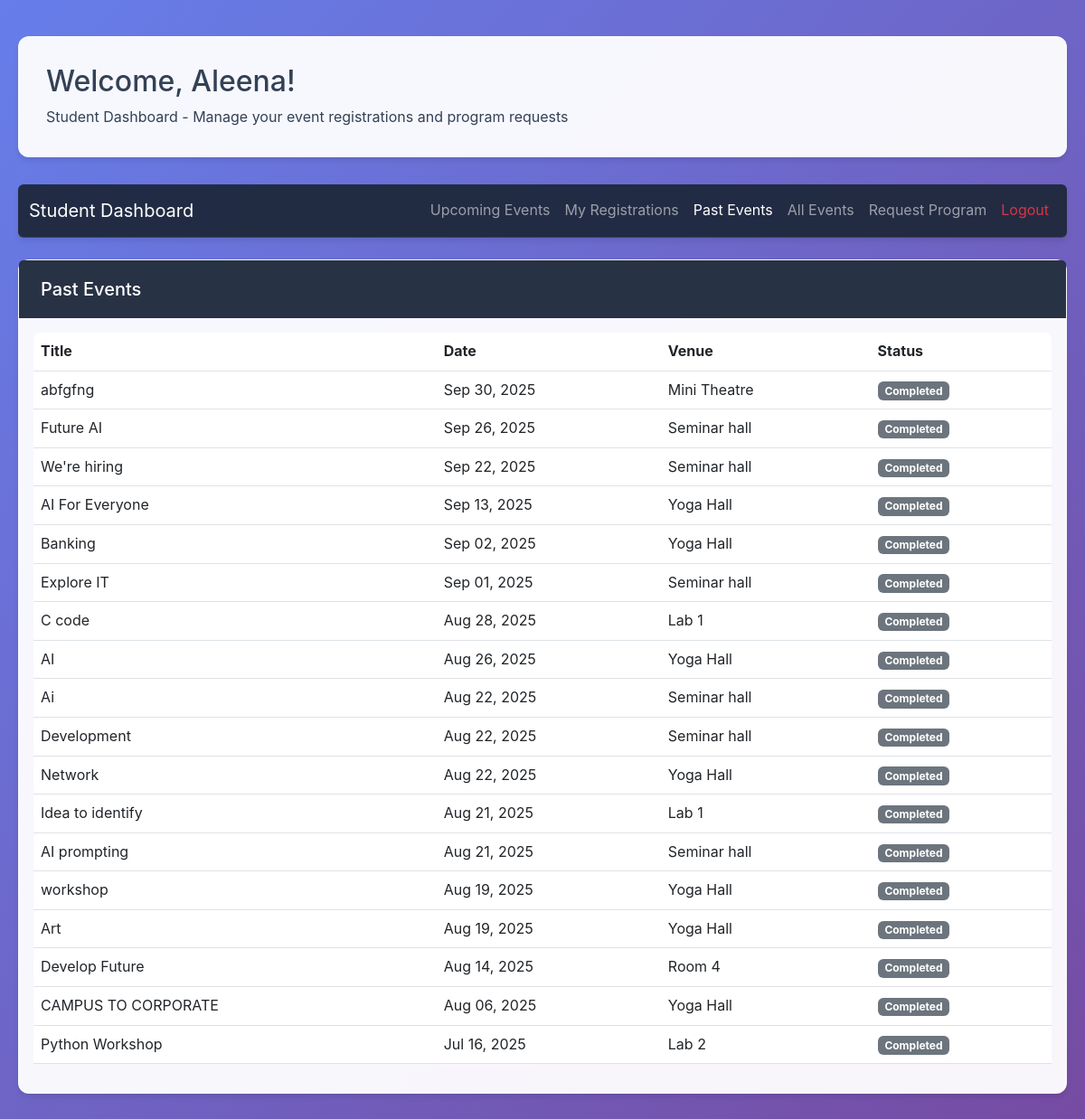
The page /student_dashboard.php?view=past_events (signed in) on the database its author committed.
### tables this page shows
CREATE TABLE `events` (
  `event_id` int(11) NOT NULL,
  `title` varchar(100) NOT NULL,
  `description` text DEFAULT NULL,
  `event_date` date NOT NULL,
  `event_time` time NOT NULL,
  `venue` varchar(100) DEFAULT NULL,
  `created_by_user_type` enum('admin','teacher','student') NOT NULL,
  `created_by_user_id` int(11) NOT NULL,
  `duration` int(11) DEFAULT 60
);

### student_dashboard.php (the view, shortened to what this page needs)
<?php
$conn = new mysqli('localhost', 'root', '', 'event_management');
$conn->query("CREATE TABLE IF NOT EXISTS event_requests (
    request_id INT AUTO_INCREMENT PRIMARY KEY,
    student_id INT NOT NULL,
    program_title VARCHAR(255) NOT NULL,
    program_description TEXT NOT NULL,
    program_date DATE NOT NULL,
    program_time TIME NOT NULL,
    program_venue VARCHAR(255) NOT NULL,
    requirements TEXT,
    program_duration INT DEFAULT 60,
    status ENUM('pending','approved','rejected') DEFAULT 'pending',
    admin_comment TEXT NULL,
    responded_at DATETIME NULL,
    student_viewed TINYINT(1) NOT NULL DEFAULT 1,
    created_at TIMESTAMP DEFAULT CURRENT_TIMESTAMP
) ENGINE=InnoDB DEFAULT CHARSET=utf8mb4");
$conn->query("CREATE TABLE IF NOT EXISTS feedback (
    feedback_id INT AUTO_INCREMENT PRIMARY KEY,
    event_id INT NOT NULL,
    user_type ENUM('student','faculty') NOT NULL,
    user_id INT NOT NULL,
    comments TEXT NOT NULL,
    rating INT NOT NULL,
    created_at TIMESTAMP DEFAULT CURRENT_TIMESTAMP
) ENGINE=InnoDB DEFAULT CHARSET=utf8mb4");
$events = $conn->query("SELECT * FROM events WHERE event_date >= CURDATE() ORDER BY event_date ASC");
$past_events = $conn->query("SELECT * FROM events WHERE event_date < CURDATE() ORDER BY event_date DESC");
$announcements = $conn->query("SELECT a.*, e.title as event_title FROM announcements a JOIN events e ON a.event_id = e.event_id ORDER BY a.created_at DESC");
$register_msg = '';
$override_view = null;
?>
<!DOCTYPE html>
<html lang="en">
<head>
    <link href="https://cdn.jsdelivr.net/npm/bootstrap@5.3.0/dist/css/bootstrap.min.css" rel="stylesheet">
</head>
<body>
    <div class="container-narrow">
        <div class="page-header">
            <h2>Welcome, <?php echo htmlspecialchars($_SESSION['first_name']); ?>!</h2>
            <p class="mb-0">Student Dashboard - Manage your event registrations and program requests</p>
        </div>
        <?php
        $allowed_views = ['upcoming', 'my_registrations', 'past_events', 'all_events', 'request_program'];
        $view = isset($override_view) ? $override_view : ((isset($_GET['view']) && in_array($_GET['view'], $allowed_views)) ? $_GET['view'] : 'upcoming');
        ?>
        <nav class="navbar navbar-expand-lg navbar-dark rounded mb-4">
            <div class="container-fluid">
                <a class="navbar-brand" href="student_dashboard.php">Student Dashboard</a>
                <div class="collapse navbar-collapse" id="studentNav">
                    <ul class="navbar-nav ms-auto">
                        <li class="nav-item">
                            <a class="nav-link <?php echo $view === 'upcoming' ? 'active' : ''; ?>" href="?view=upcoming">Upcoming Events</a>
                        </li>
                        <li class="nav-item">
                            <a class="nav-link <?php echo $view === 'my_registrations' ? 'active' : ''; ?>" href="?view=my_registrations">My Registrations</a>
                        </li>
                        <li class="nav-item">
                            <a class="nav-link <?php echo $view === 'past_events' ? 'active' : ''; ?>" href="?view=past_events">Past Events</a>
                        </li>
                        <li class="nav-item">
                            <a class="nav-link <?php echo $view === 'all_events' ? 'active' : ''; ?>" href="?view=all_events">All Events</a>
                        </li>
                        <li class="nav-item">
                            <a class="nav-link <?php echo $view === 'request_program' ? 'active' : ''; ?>" href="?view=request_program">
                                Request Program
                            </a>
                        </li>
                        <li class="nav-item">
                            <a class="nav-link text-danger" href="logout.php">Logout</a>
                        </li>
                    </ul>
                </div>
            </div>
        </nav>
        <?php if ($view === 'upcoming'): ?>
            <div class="card mb-4">
                <div class="card-header"><h5 class="mb-0">Upcoming Events</h5></div>
                <div class="card-body">
                    <?php echo $register_msg; ?>
                    <?php if ($events && $events->num_rows > 0): ?>
                        <div class="table-responsive">
                            <table class="table table-hover">
                                <thead>
                                    <tr>
                                        <th>Title</th>
                                        <th>Date</th>
                                        <th>Time</th>
                                        <th>Venue</th>
                                        <th>Action</th>
                                    </tr>
                                </thead>
                                <tbody>
                                    <?php while ($event = $events->fetch_assoc()): ?>
                                        <tr>
                                            <td>
                                                <div class="event-title"><?php echo htmlspecialchars($event['title']); ?></div>
                                                <div class="event-description"><?php echo htmlspecialchars(substr($event['description'], 0, 100)) . '...'; ?></div>
                                            </td>
                                            <td>
                                                <div class="event-date"><?php echo date('M d, Y', strtotime($event['event_date'])); ?></div>
                                            </td>
                                            <td>
                                                <div class="event-time"><?php echo htmlspecialchars($event['event_time']); ?></div>
                                            </td>
                                            <td><?php echo htmlspecialchars($event['venue']); ?></td>
                                            <td>
                                                <form method="POST" style="display:inline;">
                                                    <input type="hidden" name="register_event_id" value="<?php echo $event['event_id']; ?>">
                                                    <button type="submit" class="btn btn-primary btn-sm">Register</button>
                                                </form>
                                            </td>
                                        </tr>
                                    <?php endwhile; ?>
                                </tbody>
                            </table>
                        </div>
                    <?php else: ?>
                        <div class="text-center py-4">
                            <p class="text-muted">No upcoming events found.</p>
                        </div>
                    <?php endif; ?>
                </div>
            </div>
            <?php if ($announcements && $announcements->num_rows > 0): ?>
                <div class="card mb-4">
                    <div class="card-header"><h5 class="mb-0">Latest Announcements</h5></div>
                    <div class="card-body">
                        <?php while ($ann = $announcements->fetch_assoc()): ?>
                            <div class="alert alert-info mb-2">
                                <strong>Announcement for <?php echo htmlspecialchars($ann['event_title']); ?>:</strong>
                                <?php echo htmlspecialchars($ann['announcement_text']); ?>
                                <br><small class="text-muted">Announced on <?php echo date('M d, Y H:i', strtotime($ann['created_at'])); ?></small>
                            </div>
                        <?php endwhile; ?>
                    </div>
                </div>
            <?php endif; ?>
        <?php elseif ($view === 'past_events'): ?>
            <div class="card mb-4">
                <div class="card-header"><h5 class="mb-0">Past Events</h5></div>
                <div class="card-body">
                    <?php if ($past_events && $past_events->num_rows > 0): ?>
                        <div class="table-responsive">
                            <table class="table table-hover">
                                <thead>
                                    <tr>
                                        <th>Title</th>
                                        <th>Date</th>
                                        <th>Venue</th>
                                        <th>Status</th>
                                    </tr>
                                </thead>
                                <tbody>
                                    <?php while ($event = $past_events->fetch_assoc()): ?>
                                        <tr>
                                            <td><?php echo htmlspecialchars($event['title']); ?></td>
                                            <td><?php echo date('M d, Y', strtotime($event['event_date'])); ?></td>
                                            <td><?php echo htmlspecialchars($event['venue']); ?></td>
                                            <td><span class="badge bg-secondary">Completed</span></td>
                                        </tr>
                                    <?php endwhile; ?>
                                </tbody>
                            </table>
                        </div>
                    <?php else: ?>
                        <div class="text-center py-4">
                            <p class="text-muted">No past events found.</p>
                        </div>
                    <?php endif; ?>
                </div>
            </div>
        <?php endif; ?>
    </div>
</body>
</html>

### student_dashboard.php (style rules this page uses)
* { margin: 0; padding: 0; box-sizing: border-box; }
body { font-family: -apple-system, BlinkMacSystemFont, 'Segoe UI', 'Roboto', sans-serif; background: linear-gradient(135deg, #667eea 0%, #764ba2 100%); color: #334155; line-height: 1.6; min-height: 100vh; }
.navbar { background: rgba(30, 41, 59, 0.95) !important; backdrop-filter: blur(20px); border-bottom: 1px solid rgba(255, 255, 255, 0.1); box-shadow: 0 4px 6px -1px rgba(0, 0, 0, 0.1); }
.container-narrow { max-width: 1200px; margin: 40px auto; padding: 0 20px; }
.page-header { background: rgba(255, 255, 255, 0.95); backdrop-filter: blur(20px); border-radius: 12px; padding: 30px; margin-bottom: 30px; box-shadow: 0 4px 6px -1px rgba(0, 0, 0, 0.1); border: 1px solid rgba(255, 255, 255, 0.2); }
.card { background: rgba(255, 255, 255, 0.95); backdrop-filter: blur(20px); border: 1px solid rgba(255, 255, 255, 0.2); border-radius: 12px; box-shadow: 0 4px 6px -1px rgba(0, 0, 0, 0.1); transition: all 0.3s ease; }
.card-header { background: rgba(30, 41, 59, 0.95); color: white; border: none; border-radius: 12px 12px 0 0; padding: 20px 24px; font-weight: 600; font-size: 1.1rem; }
.table-responsive { border-radius: 8px; overflow: hidden; }

### rows shown on the page
events: title "abfgfng", event_date "Sep 30, 2025", venue "Mini Theatre"
events: title "Future AI", event_date "Sep 26, 2025", venue "Seminar hall"
events: title "We're hiring", event_date "Sep 22, 2025", venue "Seminar hall"
events: title "AI For Everyone", event_date "Sep 13, 2025", venue "Yoga Hall"
events: title "Banking", event_date "Sep 02, 2025", venue "Yoga Hall"
events: title "Explore IT", event_date "Sep 01, 2025", venue "Seminar hall"
events: title "C code", event_date "Aug 28, 2025", venue "Lab 1"
events: title "AI", event_date "Aug 26, 2025", venue "Yoga Hall"
events: title "Ai", event_date "Aug 22, 2025", venue "Seminar hall"
events: title "Development", event_date "Aug 22, 2025", venue "Seminar hall"
events: title "Network", event_date "Aug 22, 2025", venue "Yoga Hall"
events: title "Idea to identify", event_date "Aug 21, 2025", venue "Lab 1"
events: title "AI prompting", event_date "Aug 21, 2025", venue "Seminar hall"
events: title "workshop", event_date "Aug 19, 2025", venue "Yoga Hall"
events: title "Art", event_date "Aug 19, 2025", venue "Yoga Hall"
events: title "Develop Future", event_date "Aug 14, 2025", venue "Room 4"
events: title "CAMPUS TO CORPORATE", event_date "Aug 06, 2025", venue "Yoga Hall"
events: title "Python Workshop", event_date "Jul 16, 2025", venue "Lab 2"

### other values the page prints
$_SESSION['first_name'] "Aleena"
